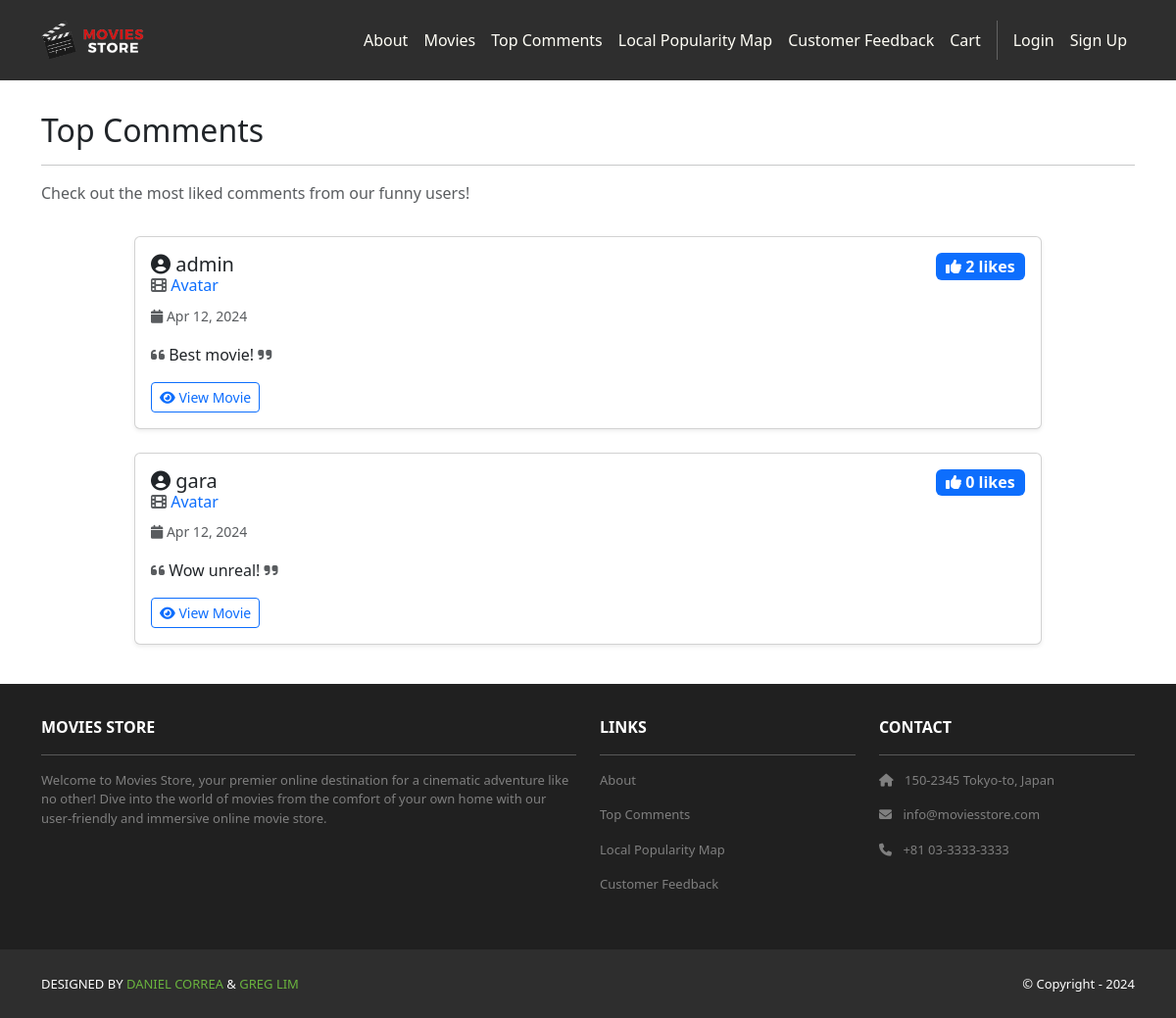
Screenshot of /movies/top-comments/ with the database file from the repository.
### movies/models.py (models this page shows, shortened)
class Review(models.Model):
    id = models.AutoField(primary_key=True)
    comment = models.CharField(max_length=255)
    date = models.DateTimeField(auto_now_add=True)
    movie = models.ForeignKey(Movie, on_delete=models.CASCADE)
    user = models.ForeignKey(User, on_delete=models.CASCADE)
    likes = models.ManyToManyField(User, related_name='liked_reviews', blank=True)

class Movie(models.Model):
    id = models.AutoField(primary_key=True)
    name = models.CharField(max_length=255)
    price = models.IntegerField()
    description = models.TextField()
    image = models.ImageField(upload_to='movie_images/')

### movies/views.py (the view)
# urls.py: path('top-comments/', views.top_comments, name='movies.top_comments'),
def top_comments(request):
    top_reviews = Review.objects.annotate(
        like_count=models.Count('likes')
    ).order_by('-like_count', '-date')[:20]  # Top 20 reviews
    template_data = {}
    template_data['title'] = 'Top Comments'
    template_data['reviews'] = top_reviews
    return render(request, 'movies/top_comments.html', {'template_data': template_data})

### movies/templates/movies/top_comments.html (shortened to what this page needs)
{% extends 'base.html' %}
{% block content %}
{% load static %}
<div class="p-3">
  <div class="container">
    <div class="row mt-3">
      <div class="col mx-auto mb-3">
        <h2>Top Comments</h2>
        <hr />
        <p class="text-muted">Check out the most liked comments from our funny users!</p>
      </div>
    </div>
    {% if template_data.reviews %}
    <div class="row">
      <div class="col-md-10 mx-auto">
        {% for review in template_data.reviews %}
        <div class="card mb-4 shadow-sm">
          <div class="card-body">
            <div class="d-flex justify-content-between align-items-start mb-2">
              <div>
                <h5 class="card-title mb-1">
                  <i class="fas fa-user-circle"></i> {{ review.user.username }}
                </h5>
                <h6 class="card-subtitle text-muted mb-2">
                  <i class="fas fa-film"></i>
                  <a href="{% url 'movies.show' id=review.movie.id %}" class="text-decoration-none">
                    {{ review.movie.name }}
                  </a>
                </h6>
                <small class="text-muted">
                  <i class="fas fa-calendar"></i> {{ review.date|date:"M d, Y" }}
                </small>
              </div>
              <div class="text-end">
                <span class="badge bg-primary fs-6">
                  <i class="fas fa-thumbs-up"></i> {{ review.like_count }} like{{ review.like_count|pluralize }}
                </span>
              </div>
            </div>
            <p class="card-text mt-3">
              <i class="fas fa-quote-left text-muted"></i>
              {{ review.comment }}
              <i class="fas fa-quote-right text-muted"></i>
            </p>
            <div class="d-flex justify-content-between align-items-center mt-3">
              <a href="{% url 'movies.show' id=review.movie.id %}" class="btn btn-outline-primary btn-sm">
                <i class="fas fa-eye"></i> View Movie
              </a>
            </div>
          </div>
        </div>
        {% endfor %}
      </div>
    </div>
    {% endif %}
  </div>
</div>
{% endblock content %}

### rows the page displays
Review: user.username "admin", movie.name "Avatar", date "Apr 12, 2024", like_count "2", comment "Best movie!"
Review: user.username "gara", movie.name "Avatar", date "Apr 12, 2024", like_count "0", comment "Wow unreal!"
